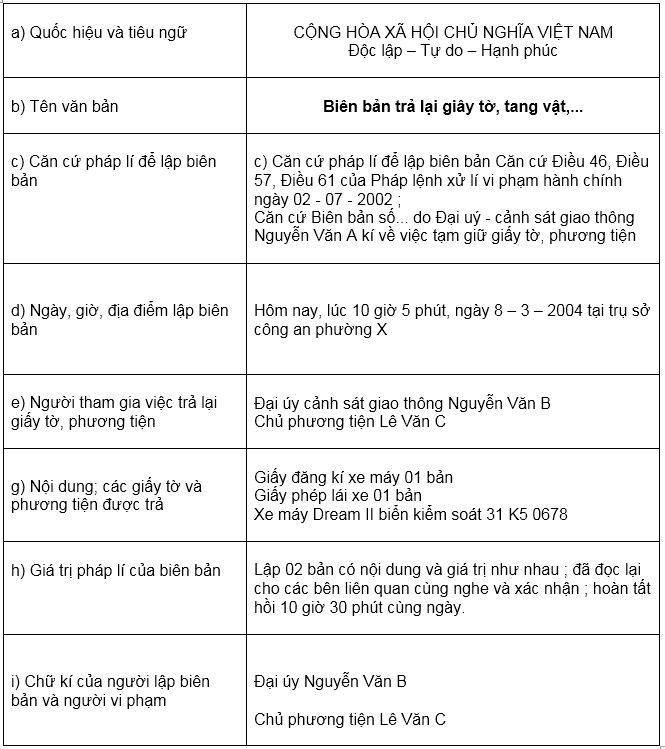
#> input picture test/vanban2.png, 665 x 749 px, found by its file name
$ python Detect_Table.py
#> lines starting #> are read from the running program, lines starting #| are printed output that depends on the picture; after the words box and inside, x2 and y2 are one past the last pixel; in counts of white or black regions, pixels touching at a corner belong together
import cv2
import numpy as np
import matplotlib.pyplot as plt
file = r"B:\PycharmProjects\VietOCR_Project\test\vanban2.png"
table_image_contour = cv2.imread(file, 0)
#> table_image_contour is the input picture: shape (749, 665); min 0, max 255, mean 239
table_image = cv2.imread(file)
ret, thresh_value = cv2.threshold(
    table_image_contour, 180, 255, cv2.THRESH_BINARY_INV)
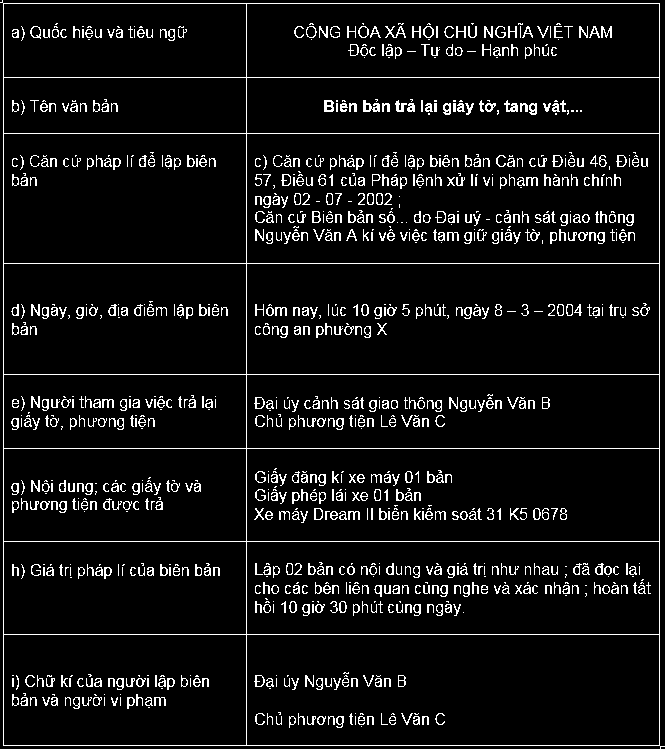
#> thresh_value: shape (749, 665); 7% white in thin lines or dots
kernel = np.ones((5,10),np.uint8)
dilated_value = cv2.dilate(thresh_value,kernel,iterations = 1)
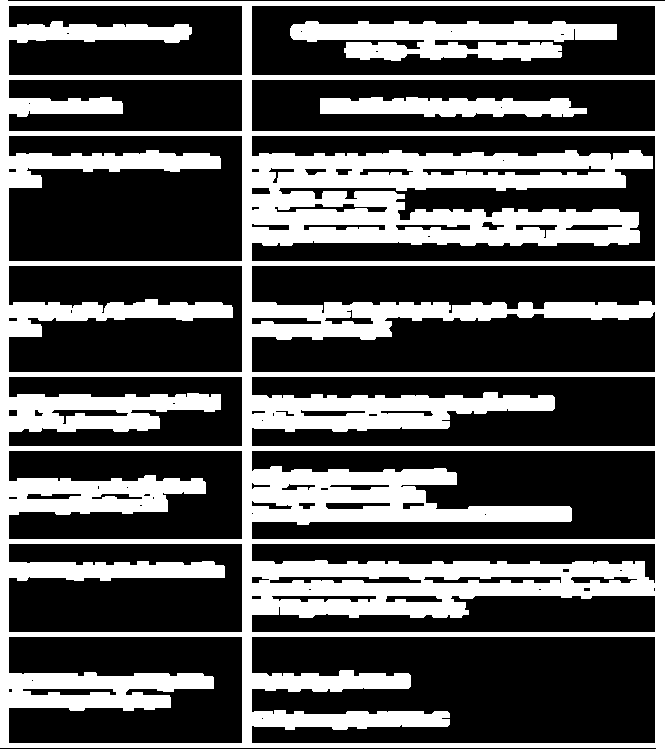
#> dilated_value: shape (749, 665); 34.2% white; 3 white regions
cv2.imshow('dilated',dilated_value)
cv2.waitKey(0)
contours, hierarchy = cv2.findContours(
    dilated_value, cv2.RETR_TREE, cv2.CHAIN_APPROX_SIMPLE)
#> contours = 96 contours, 27 with area under 20; largest, box (x1, y1, x2, y2) and area: (0, 0, 665, 749) 495360, (251, 636, 656, 744) 37980, (251, 5, 656, 76) 28278, (8, 135, 243, 262) 25836, (251, 450, 656, 540) 24568
for cnt in contours:
    x, y, w, h = cv2.boundingRect(cnt)
    # bounding the images
    if y < 1900:
        table_image = cv2.rectangle(table_image, (x, y), (x + w, y + h), (0, 0, 255), 1)
#> this loop made 96 passes
#> (x, y, w, h) on passes 1, 3, 4, 6, 7, 8, 9, 10, 11, 12, 13, 14: (0, 0, 665, 749), (22, 688, 95, 8), (8, 688, 5, 5), (251, 636, 405, 108), (8, 636, 235, 108), (251, 595, 405, 38), (385, 595, 58, 8), (271, 595, 106, 8), (251, 595, 11, 5), (538, 588, 4, 3), (308, 588, 4, 3), (653, 587, 3, 5)
#> (cnt, x, y, w, h) on passes 2, 5, 24, 25, 37, 44: ([[261, 718], [262, 717], [263, 718], [262, 719]], 261, 717, 3, 3), ([[31, 680], [32, 679], [33, 680], [32, 681]], 31, 679, 3, 3), ([[484, 514], [485, 513], [486, 514], [485, 515]], 484, 513, 3, 3), ([[251, 513], [252, 512], [253, 513], [252, 514]], 251, 512, 3, 3), ([[126, 487], [127, 486], [128, 487], [127, 488]], 126, 486, 3, 3), ([[261, 420], [262, 419], [263, 420], [262, 421]], 261, 419, 3, 3)
#> pass 1, `table_image = cv2.rectangle(table_image, (x, y), (x + w, y + h), (0, 0..`:
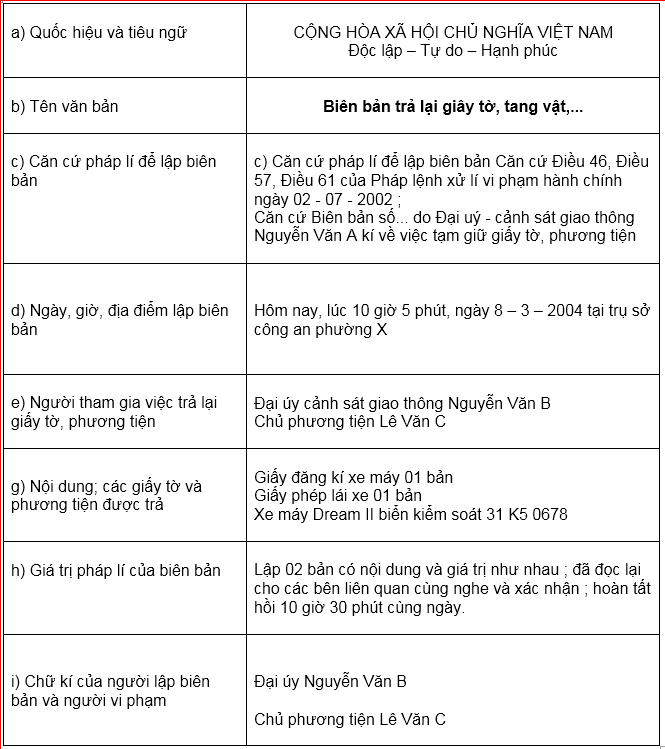
#> table_image: shape (749, 665, 3); 0.28% of pixels changed, all inside (x1, y1, x2, y2) = (0, 0, 665, 749)
#> pass 3, `table_image = cv2.rectangle(table_image, (x, y), (x + w, y + h), (0, 0..`:
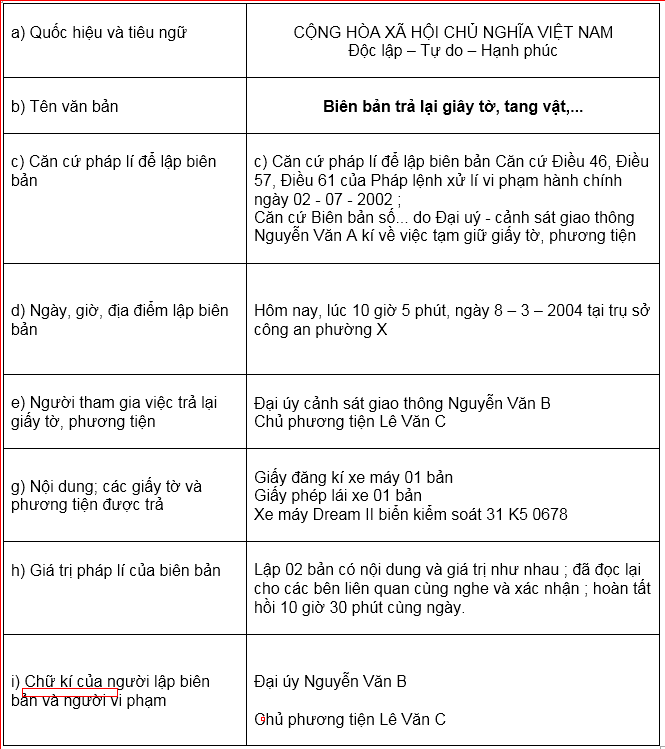
#> table_image: shape (749, 665, 3); mean B, G, R 238.2, 238.2, 239
#> after the loop:
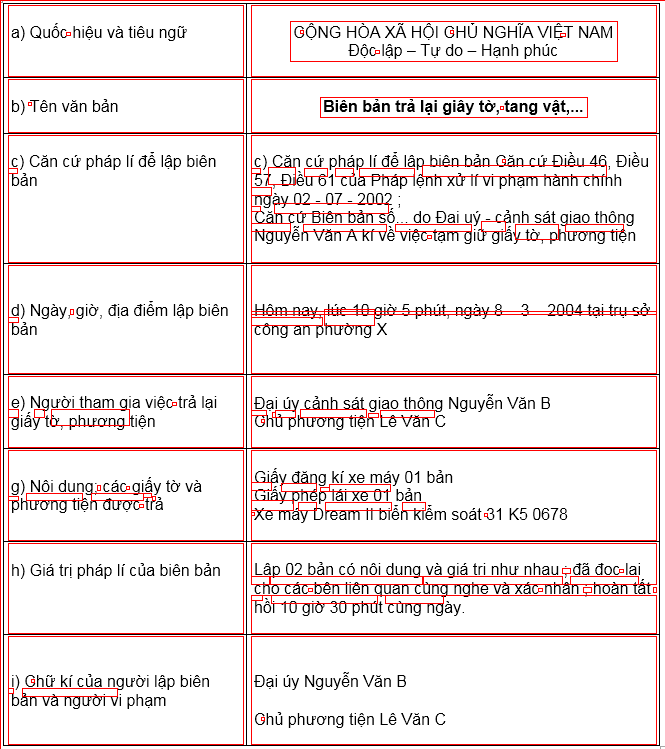
#> table_image: shape (749, 665, 3); 4.16% of pixels changed, all inside (x1, y1, x2, y2) = (8, 5, 657, 745)
# plt.imshow(table_image)
# plt.show()
cv2.imshow("c", table_image)
cv2.waitKey(0)
cv2.namedWindow("detecttable", cv2.WINDOW_NORMAL)
